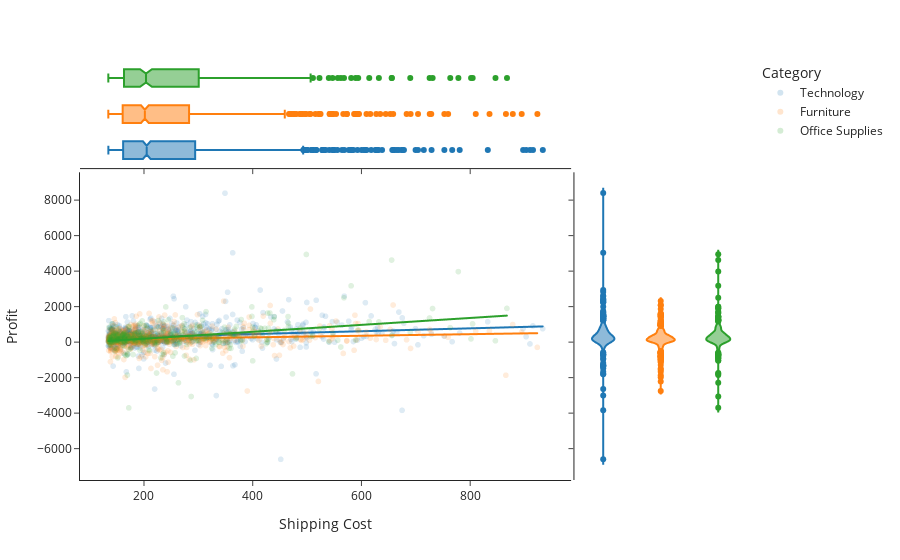

Notebook cell for this chart:
### Code cell
# ols fit trendline and comparison
fig = px.scatter(data, x="Shipping Cost", y="Profit", color="Category", 
                 marginal_y="violin", marginal_x="box", trendline="ols",
                 opacity=0.15,
                 template="simple_white")
fig.show()

### Figure 1 — Plotly figure (JSON) as saved in the notebook; plotly's stock layout.template omitted (floating-point values rounded to 4 significant figures; data arrays with more than 128 entries replaced by an {"elided": "..."} marker saying what was removed)
{"data": [{"hovertemplate": "Category=Technology<br>Shipping Cost=%{x}<br>Profit=%{y}<extra></extra>", "legendgroup": "Technology", "marker": {"color": "#1F77B4", "opacity": 0.15, "symbol": "circle"}, "mode": "markers", "name": "Technology", "showlegend": true, "type": "scattergl", "x": {"elided": "883 float values"}, "xaxis": "x", "y": {"elided": "883 float values"}, "yaxis": "y"}, {"alignmentgroup": "True", "hovertemplate": "Category=Technology<br>Shipping Cost=%{x}<extra></extra>", "legendgroup": "Technology", "marker": {"color": "#1F77B4", "symbol": "circle"}, "name": "Technology", "notched": true, "offsetgroup": "Technology", "showlegend": false, "type": "box", "x": {"elided": "883 float values"}, "xaxis": "x3", "yaxis": "y3"}, {"alignmentgroup": "True", "hovertemplate": "Category=Technology<br>Profit=%{y}<extra></extra>", "legendgroup": "Technology", "marker": {"color": "#1F77B4", "symbol": "circle"}, "name": "Technology", "offsetgroup": "Technology", "scalegroup": "y", "showlegend": false, "type": "violin", "xaxis": "x2", "y": {"elided": "883 float values"}, "yaxis": "y2"}, {"hovertemplate": "<b>OLS trendline</b><br>Profit = 0.809763 * Shipping Cost + 134.046<br>R<sup>2</sup>=0.027483<br><br>Category=Technology<br>Shipping Cost=%{x}<br>Profit=%{y} <b>(trend)</b><extra></extra>", "legendgroup": "Technology", "marker": {"color": "#1F77B4", "symbol": "circle"}, "mode": "lines", "name": "Technology", "showlegend": false, "type": "scattergl", "x": {"elided": "883 float values"}, "xaxis": "x", "y": {"elided": "883 float values"}, "yaxis": "y"}, {"hovertemplate": "Category=Furniture<br>Shipping Cost=%{x}<br>Profit=%{y}<extra></extra>", "legendgroup": "Furniture", "marker": {"color": "#FF7F0E", "opacity": 0.15, "symbol": "circle"}, "mode": "markers", "name": "Furniture", "showlegend": true, "type": "scattergl", "x": {"elided": "728 float values"}, "xaxis": "x", "y": {"elided": "728 float values"}, "yaxis": "y"}, {"alignmentgroup": "True", "hovertemplate": "Category=Furniture<br>Shipping Cost=%{x}<extra></extra>", "legendgroup": "Furniture", "marker": {"color": "#FF7F0E", "symbol": "circle"}, "name": "Furniture", "notched": true, "offsetgroup": "Furniture", "showlegend": false, "type": "box", "x": {"elided": "728 float values"}, "xaxis": "x3", "yaxis": "y3"}, {"alignmentgroup": "True", "hovertemplate": "Category=Furniture<br>Profit=%{y}<extra></extra>", "legendgroup": "Furniture", "marker": {"color": "#FF7F0E", "symbol": "circle"}, "name": "Furniture", "offsetgroup": "Furniture", "scalegroup": "y", "showlegend": false, "type": "violin", "xaxis": "x2", "y": {"elided": "728 float values"}, "yaxis": "y2"}, {"hovertemplate": "<b>OLS trendline</b><br>Profit = 0.446786 * Shipping Cost + 96.1104<br>R<sup>2</sup>=0.014729<br><br>Category=Furniture<br>Shipping Cost=%{x}<br>Profit=%{y} <b>(trend)</b><extra></extra>", "legendgroup": "Furniture", "marker": {"color": "#FF7F0E", "symbol": "circle"}, "mode": "lines", "name": "Furniture", "showlegend": false, "type": "scattergl", "x": {"elided": "728 float values"}, "xaxis": "x", "y": {"elided": "728 float values"}, "yaxis": "y"}, {"hovertemplate": "Category=Office Supplies<br>Shipping Cost=%{x}<br>Profit=%{y}<extra></extra>", "legendgroup": "Office Supplies", "marker": {"color": "#2CA02C", "opacity": 0.15, "symbol": "circle"}, "mode": "markers", "name": "Office Supplies", "showlegend": true, "type": "scattergl", "x": {"elided": "389 float values"}, "xaxis": "x", "y": {"elided": "389 float values"}, "yaxis": "y"}, {"alignmentgroup": "True", "hovertemplate": "Category=Office Supplies<br>Shipping Cost=%{x}<extra></extra>", "legendgroup": "Office Supplies", "marker": {"color": "#2CA02C", "symbol": "circle"}, "name": "Office Supplies", "notched": true, "offsetgroup": "Office Supplies", "showlegend": false, "type": "box", "x": {"elided": "389 float values"}, "xaxis": "x3", "yaxis": "y3"}, {"alignmentgroup": "True", "hovertemplate": "Category=Office Supplies<br>Profit=%{y}<extra></extra>", "legendgroup": "Office Supplies", "marker": {"color": "#2CA02C", "symbol": "circle"}, "name": "Office Supplies", "offsetgroup": "Office Supplies", "scalegroup": "y", "showlegend": false, "type": "violin", "xaxis": "x2", "y": {"elided": "389 float values"}, "yaxis": "y2"}, {"hovertemplate": "<b>OLS trendline</b><br>Profit = 1.94991 * Shipping Cost + -192.596<br>R<sup>2</sup>=0.140420<br><br>Category=Office Supplies<br>Shipping Cost=%{x}<br>Profit=%{y} <b>(trend)</b><extra></extra>", "legendgroup": "Office Supplies", "marker": {"color": "#2CA02C", "symbol": "circle"}, "mode": "lines", "name": "Office Supplies", "showlegend": false, "type": "scattergl", "x": {"elided": "389 float values"}, "xaxis": "x", "y": {"elided": "389 float values"}, "yaxis": "y"}], "layout": {"legend": {"title": {"text": "Category"}, "tracegroupgap": 0}, "margin": {"t": 60}, "xaxis": {"anchor": "y", "domain": [0, 0.7363], "title": {"text": "Shipping Cost"}}, "xaxis2": {"anchor": "y2", "domain": [0.7413, 1], "matches": "x2", "showline": false, "showticklabels": false, "ticks": ""}, "xaxis3": {"anchor": "y3", "domain": [0, 0.7363], "matches": "x", "showticklabels": false}, "xaxis4": {"anchor": "y4", "domain": [0.7413, 1], "matches": "x2", "showline": false, "showticklabels": false, "ticks": ""}, "yaxis": {"anchor": "x", "domain": [0, 0.7326], "title": {"text": "Profit"}}, "yaxis2": {"anchor": "x2", "domain": [0, 0.7326], "matches": "y", "showticklabels": false}, "yaxis3": {"anchor": "x3", "domain": [0.7426, 1], "matches": "y3", "showline": false, "showticklabels": false, "ticks": ""}, "yaxis4": {"anchor": "x4", "domain": [0.7426, 1], "matches": "y3", "showline": false, "showticklabels": false, "ticks": ""}}}
